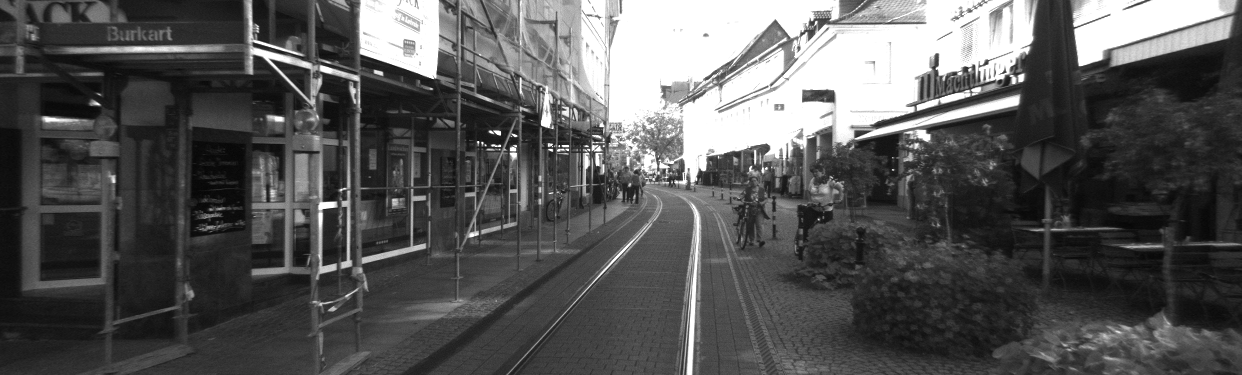
#> input picture two_views_geometry/scripts_and_file/KITTI_Left.png, 1242 x 375 px
$ python part2.py
#> lines starting #> are read from the running program, lines starting #| are printed output that depends on the picture
import numpy as np
import cv2
import matplotlib
from matplotlib import pyplot as plt
from mpl_toolkits.mplot3d import Axes3D
def show_disparity():
    imgL = cv2.imread('KITTI_Left.png',cv2.IMREAD_GRAYSCALE)
    imgR = cv2.imread('KITTI_Right.png',cv2.IMREAD_GRAYSCALE)
    stereo = cv2.StereoBM_create(numDisparities=16, blockSize=5)
    disparity = stereo.compute(imgL,imgR)
#     disparity.convertTo(disparity, CV_32F, 1.0 / 16.0)
    disparity = disparity / 16.0
#     print(disparity[5][25])#-16
    plt.imshow(disparity,'gray')
    plt.show()
    key = cv2.waitKey(0)
    if key == 27: #press Q
        cv2.destroyAllWindows()
def  reconstruction(imgL, imgR):
    #compute diaparity map
    stereo = cv2.StereoBM_create(numDisparities=16, blockSize=15)
    disparity = stereo.compute(imgL,imgR)
    pointscloud = []
    f = 7.215377e+02
    cx = 6.095593e+02
    cy = 1.728540e+02
    Tx = 0.3875744
    h,w = imgL.shape[:2]
    disparity = np.array(disparity)
    for v in range(h):
        for u in range(w):
            if disparity[v][u] <= 0.0 or disparity[v][u]>=96.0:
                continue
            x = (u - cx) / f
            y  = (v - cy) / f
            depth = f * Tx / disparity[v][u]
            pointscloud.append(x * depth)
            pointscloud.append(y * depth)
            pointscloud.append(depth)
    pointscloud = np.array(pointscloud).reshape(-1,3)
    print(pointscloud)
    x1 = pointscloud[:,0]
    y1 = pointscloud[:,1]
    z1 = pointscloud[:,2]
    fig = plt.figure()
    ax =Axes3D(fig)
    ax.scatter(x1,y1,z1,c='b',marker='.',s=2,linewidth=0,alpha=1,cmap='spectral')
    ax.axis('scaled')
    ax.set_xlabel('X Label')
    ax.set_ylabel('Y Label')
    ax.set_zlabel('Z Label')
    plt.show()
    key = cv2.waitKey(0)
    if key == 27: #press Q
        cv2.destroyAllWindows()
# [7 lines of commented-out code are left out]
if __name__ =='__main__':
        img1 = cv2.imread('KITTI_Left.png',cv2.IMREAD_GRAYSCALE)
#> img1 is the input picture: shape (375, 1242); min 6, max 255, mean 86.6
        img2 = cv2.imread('KITTI_Right.png',cv2.IMREAD_GRAYSCALE)
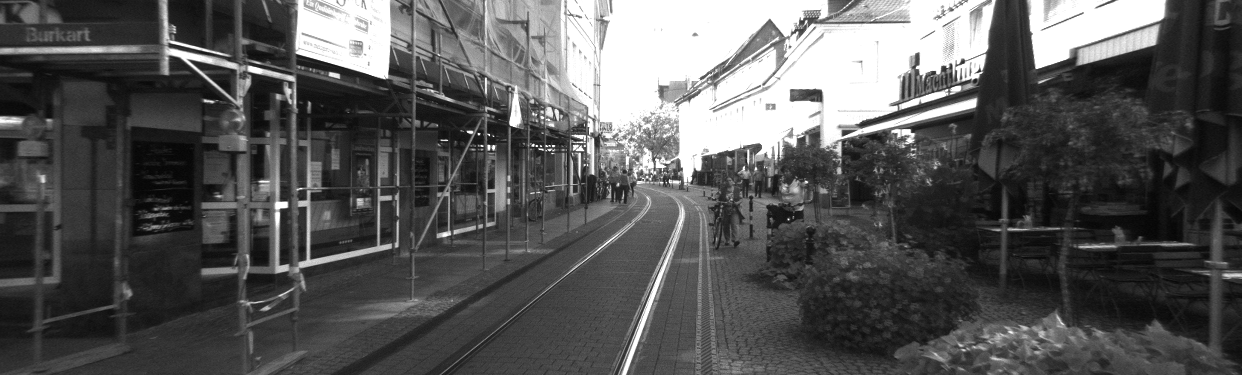
#> input picture two_views_geometry/scripts_and_file/KITTI_Right.png, 1242 x 375 px
#> img2 is the input picture: shape (375, 1242); min 4, max 255, mean 87
        #show_disparity()
        reconstruction(img1,img2)
#> in reconstruction, `disparity = stereo.compute(imgL,imgR)`:
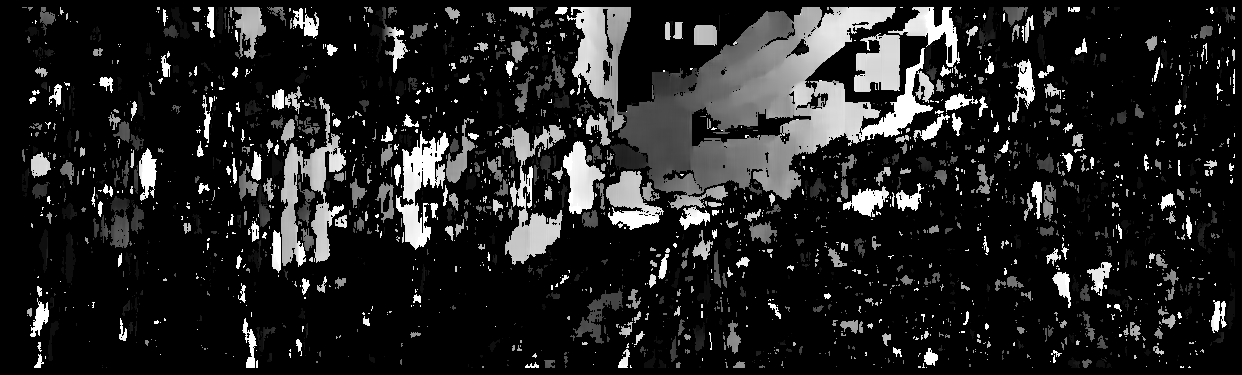
#> disparity: shape (375, 1242) int16; min -16, max 240, mean 19.2; drawn with min black and max white
#> after the loop in reconstruction, `for v in range(h):`: pointscloud = 75993 items
#> (printed output is left out)
#> (key Esc is pressed here)
